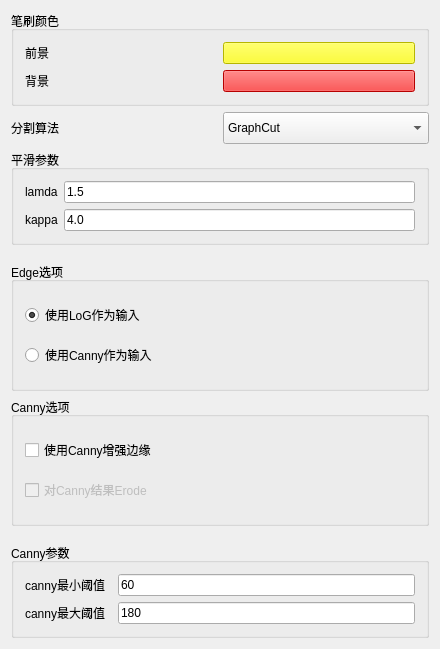
<?xml version="1.0" encoding="UTF-8"?>
<ui version="4.0">
 <class>SegmentationOptionPage</class>
 <widget class="QWidget" name="SegmentationOptionPage">
  <property name="geometry">
   <rect>
    <x>0</x>
    <y>0</y>
    <width>440</width>
    <height>649</height>
   </rect>
  </property>
  <property name="windowTitle">
   <string>SegmentationOptionPage</string>
  </property>
  <layout class="QVBoxLayout" name="verticalLayout">
   <item>
    <widget class="QGroupBox" name="groupBox">
     <property name="title">
      <string>笔刷颜色</string>
     </property>
     <layout class="QVBoxLayout" name="verticalLayout_3">
      <item>
       <layout class="QHBoxLayout" name="horizontalLayout_6" stretch="0,0">
        <property name="spacing">
         <number>6</number>
        </property>
        <item>
         <widget class="QLabel" name="label_2">
          <property name="text">
           <string>前景</string>
          </property>
         </widget>
        </item>
        <item>
         <widget class="QPushButton" name="ObjColorBt">
          <property name="autoFillBackground">
           <bool>false</bool>
          </property>
          <property name="styleSheet">
           <string notr="true">background-color: rgb(255, 255, 0);</string>
          </property>
          <property name="text">
           <string/>
          </property>
          <property name="shortcut">
           <string>Ctrl+O</string>
          </property>
          <property name="checkable">
           <bool>false</bool>
          </property>
          <property name="checked">
           <bool>false</bool>
          </property>
          <property name="autoDefault">
           <bool>false</bool>
          </property>
          <property name="flat">
           <bool>false</bool>
          </property>
         </widget>
        </item>
       </layout>
      </item>
      <item>
       <layout class="QHBoxLayout" name="horizontalLayout_7">
        <item>
         <widget class="QLabel" name="label_4">
          <property name="text">
           <string>背景</string>
          </property>
         </widget>
        </item>
        <item>
         <widget class="QPushButton" name="BkgColorBt">
          <property name="autoFillBackground">
           <bool>false</bool>
          </property>
          <property name="styleSheet">
           <string notr="true">background-color: rgb(255, 0, 0);</string>
          </property>
          <property name="text">
           <string/>
          </property>
          <property name="shortcut">
           <string>Ctrl+O</string>
          </property>
          <property name="checkable">
           <bool>false</bool>
          </property>
          <property name="checked">
           <bool>false</bool>
          </property>
          <property name="autoDefault">
           <bool>false</bool>
          </property>
          <property name="default">
           <bool>false</bool>
          </property>
          <property name="flat">
           <bool>false</bool>
          </property>
         </widget>
        </item>
       </layout>
      </item>
     </layout>
    </widget>
   </item>
   <item>
    <layout class="QHBoxLayout" name="horizontalLayout">
     <item>
      <widget class="QLabel" name="label">
       <property name="minimumSize">
        <size>
         <width>0</width>
         <height>32</height>
        </size>
       </property>
       <property name="font">
        <font>
         <pointsize>9</pointsize>
        </font>
       </property>
       <property name="text">
        <string>分割算法</string>
       </property>
      </widget>
     </item>
     <item>
      <widget class="QComboBox" name="MethodComboBox">
       <property name="minimumSize">
        <size>
         <width>0</width>
         <height>32</height>
        </size>
       </property>
       <property name="font">
        <font>
         <pointsize>9</pointsize>
        </font>
       </property>
       <item>
        <property name="text">
         <string>GraphCut</string>
        </property>
       </item>
       <item>
        <property name="text">
         <string>GrabCut</string>
        </property>
       </item>
       <item>
        <property name="text">
         <string>LazyBrush</string>
        </property>
       </item>
       <item>
        <property name="text">
         <string>Mixture</string>
        </property>
       </item>
      </widget>
     </item>
    </layout>
   </item>
   <item>
    <widget class="QGroupBox" name="groupBox_3">
     <property name="title">
      <string>平滑参数</string>
     </property>
     <layout class="QGridLayout" name="gridLayout_2">
      <item row="0" column="0">
       <widget class="QLabel" name="label_6">
        <property name="text">
         <string>lamda</string>
        </property>
       </widget>
      </item>
      <item row="0" column="1">
       <widget class="QLineEdit" name="lamda_lineEdit">
        <property name="whatsThis">
         <string/>
        </property>
        <property name="inputMask">
         <string extracomment="alpha值"/>
        </property>
        <property name="text">
         <string>1.5</string>
        </property>
       </widget>
      </item>
      <item row="1" column="0">
       <widget class="QLabel" name="label_5">
        <property name="text">
         <string>kappa</string>
        </property>
       </widget>
      </item>
      <item row="1" column="1">
       <widget class="QLineEdit" name="kappa_lineEdit">
        <property name="whatsThis">
         <string/>
        </property>
        <property name="inputMask">
         <string extracomment="kappa值"/>
        </property>
        <property name="text">
         <string>4.0</string>
        </property>
       </widget>
      </item>
     </layout>
    </widget>
   </item>
   <item>
    <widget class="QStackedWidget" name="stackedWidget">
     <property name="currentIndex">
      <number>0</number>
     </property>
     <widget class="QWidget" name="page">
      <layout class="QVBoxLayout" name="verticalLayout_2">
       <property name="spacing">
        <number>6</number>
       </property>
       <property name="sizeConstraint">
        <enum>QLayout::SetDefaultConstraint</enum>
       </property>
       <property name="leftMargin">
        <number>0</number>
       </property>
       <property name="rightMargin">
        <number>0</number>
       </property>
       <item>
        <widget class="QGroupBox" name="groupBox_13">
         <property name="minimumSize">
          <size>
           <width>0</width>
           <height>80</height>
          </size>
         </property>
         <property name="title">
          <string>Edge选项</string>
         </property>
         <layout class="QVBoxLayout" name="verticalLayout_6">
          <item>
           <widget class="QRadioButton" name="use_log_input">
            <property name="text">
             <string>使用LoG作为输入</string>
            </property>
            <property name="checked">
             <bool>true</bool>
            </property>
           </widget>
          </item>
          <item>
           <widget class="QRadioButton" name="use_canny_input">
            <property name="text">
             <string>使用Canny作为输入</string>
            </property>
           </widget>
          </item>
         </layout>
        </widget>
       </item>
       <item>
        <widget class="QGroupBox" name="groupBox_10">
         <property name="minimumSize">
          <size>
           <width>0</width>
           <height>80</height>
          </size>
         </property>
         <property name="title">
          <string>Canny选项</string>
         </property>
         <layout class="QVBoxLayout" name="verticalLayout_7">
          <item>
           <widget class="QCheckBox" name="canny_checkbox">
            <property name="text">
             <string>使用Canny增强边缘</string>
            </property>
           </widget>
          </item>
          <item>
           <widget class="QCheckBox" name="canny_erode_checkbox">
            <property name="enabled">
             <bool>false</bool>
            </property>
            <property name="text">
             <string>对Canny结果Erode</string>
            </property>
            <property name="checkable">
             <bool>true</bool>
            </property>
           </widget>
          </item>
         </layout>
        </widget>
       </item>
      </layout>
     </widget>
     <widget class="QWidget" name="page_2">
      <layout class="QVBoxLayout" name="verticalLayout_8">
       <property name="leftMargin">
        <number>0</number>
       </property>
       <property name="rightMargin">
        <number>0</number>
       </property>
       <item>
        <widget class="QGroupBox" name="groupBox_7">
         <property name="minimumSize">
          <size>
           <width>0</width>
           <height>80</height>
          </size>
         </property>
         <property name="title">
          <string>组合方式</string>
         </property>
         <layout class="QVBoxLayout" name="verticalLayout_5">
          <property name="spacing">
           <number>9</number>
          </property>
          <property name="leftMargin">
           <number>9</number>
          </property>
          <property name="topMargin">
           <number>9</number>
          </property>
          <property name="rightMargin">
           <number>9</number>
          </property>
          <item>
           <widget class="QRadioButton" name="linear_radioButton">
            <property name="text">
             <string>线性</string>
            </property>
            <property name="checked">
             <bool>true</bool>
            </property>
           </widget>
          </item>
          <item>
           <layout class="QHBoxLayout" name="horizontalLayout_2">
            <item>
             <widget class="QRadioButton" name="nolinear_radioButton">
              <property name="text">
               <string>非线性</string>
              </property>
             </widget>
            </item>
            <item>
             <widget class="QComboBox" name="comboBox">
              <item>
               <property name="text">
                <string>平方</string>
               </property>
              </item>
              <item>
               <property name="text">
                <string>立方</string>
               </property>
              </item>
             </widget>
            </item>
           </layout>
          </item>
         </layout>
        </widget>
       </item>
       <item>
        <widget class="QGroupBox" name="groupBox_8">
         <property name="title">
          <string>混合比重</string>
         </property>
         <layout class="QHBoxLayout" name="horizontalLayout_3">
          <item>
           <widget class="QLabel" name="label_3">
            <property name="text">
             <string>LazyBrush算法比重</string>
            </property>
           </widget>
          </item>
          <item>
           <widget class="QLineEdit" name="edge_weight_lineEdit"/>
          </item>
         </layout>
        </widget>
       </item>
      </layout>
     </widget>
    </widget>
   </item>
   <item>
    <widget class="QGroupBox" name="CannyGroupBox">
     <property name="minimumSize">
      <size>
       <width>0</width>
       <height>80</height>
      </size>
     </property>
     <property name="title">
      <string>Canny参数</string>
     </property>
     <layout class="QVBoxLayout" name="verticalLayout_4">
      <item>
       <layout class="QHBoxLayout" name="horizontalLayout_5">
        <property name="spacing">
         <number>12</number>
        </property>
        <item>
         <widget class="QLabel" name="label_7">
          <property name="text">
           <string>canny最小阈值</string>
          </property>
         </widget>
        </item>
        <item>
         <widget class="QLineEdit" name="canny_min_edit">
          <property name="whatsThis">
           <string/>
          </property>
          <property name="inputMask">
           <string extracomment="alpha值"/>
          </property>
          <property name="text">
           <string>60</string>
          </property>
         </widget>
        </item>
       </layout>
      </item>
      <item>
       <layout class="QHBoxLayout" name="horizontalLayout_4">
        <property name="spacing">
         <number>12</number>
        </property>
        <item>
         <widget class="QLabel" name="label_8">
          <property name="text">
           <string>canny最大阈值</string>
          </property>
         </widget>
        </item>
        <item>
         <widget class="QLineEdit" name="canny_max_edit">
          <property name="whatsThis">
           <string/>
          </property>
          <property name="inputMask">
           <string extracomment="kappa值"/>
          </property>
          <property name="text">
           <string>180</string>
          </property>
         </widget>
        </item>
       </layout>
      </item>
     </layout>
    </widget>
   </item>
  </layout>
  <zorder>stackedWidget</zorder>
  <zorder>CannyGroupBox</zorder>
  <zorder>groupBox_3</zorder>
  <zorder>groupBox</zorder>
 </widget>
 <layoutdefault spacing="6" margin="11"/>
 <resources/>
 <connections/>
</ui>
